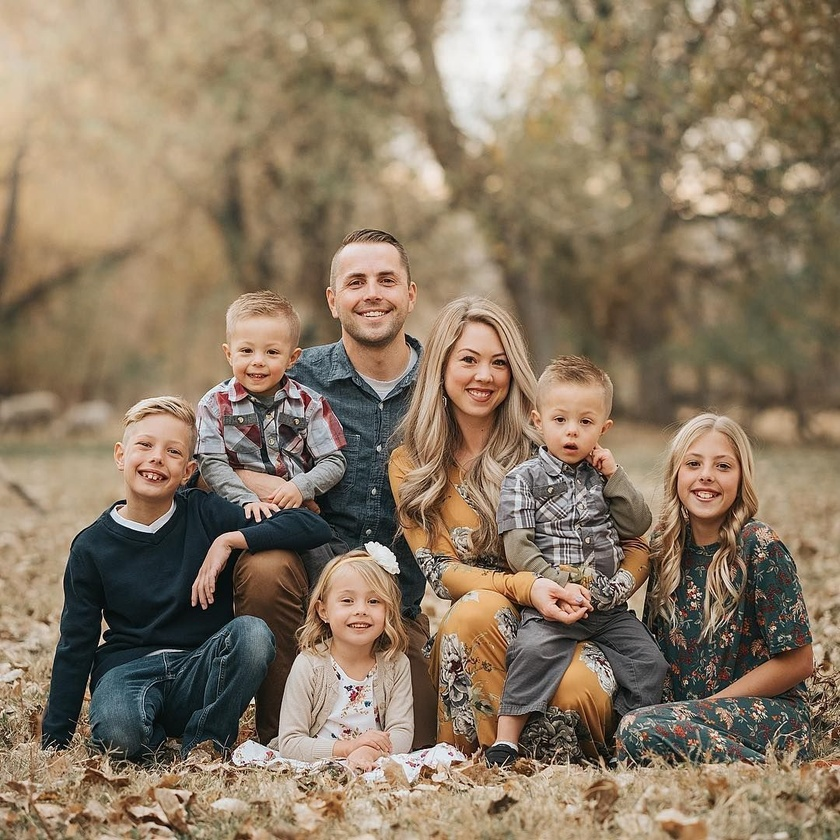
#> input picture 14-8-2024/a.jpg, 840 x 840 px, shrunk from 1080 x 1080 before the run
$ jupyter execute Untitled.ipynb
#> lines starting #> are read from the running program, lines starting #| are printed output that depends on the picture; after the words box and inside, x2 and y2 are one past the last pixel; in counts of white or black regions, pixels touching at a corner belong together
[cell 1]
#import the neccessary libraries
import cv2
import matplotlib.pyplot as plt

#load the pretrained classifier of haar cascade classifier

face_cascade = cv2.CascadeClassifier(cv2.data.haarcascades + 'haarcascade_frontalface_default.xml')

#upload an image for test
image =cv2.imread('a.jpg')
#> image is the input picture: shape (840, 840, 3); mean B, G, R 99.7, 121.6, 139.8

grey_image = cv2.cvtColor(image,cv2.COLOR_BGR2GRAY)
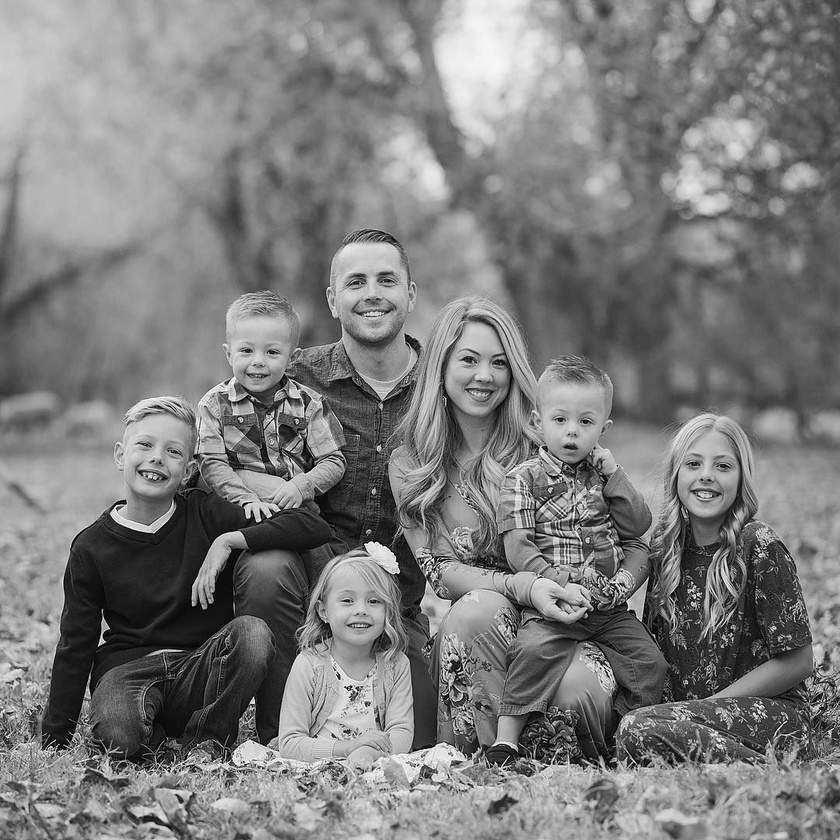
#> grey_image: shape (840, 840); min 0, max 255, mean 124.5

faces = face_cascade.detectMultiScale(grey_image,scaleFactor=1.1,minNeighbors=5,minSize=(30,30))
#> faces = [[225, 324, 68, 68], [119, 417, 76, 76], [327, 245, 89, 89], [535, 390, 74, 74], [322, 570, 75, 75], [439, 328, 84, 84], [666, 432, 81, 81], [272, 578, 162, 162]]

print(f"no of face detected:{len(faces)}")
#| no of face detected:8

for(x,y,w,h)in faces:
    cv2.rectangle(image,(x,y),(x+w,y+h),(255,0,0),2)
#> this loop made 8 passes
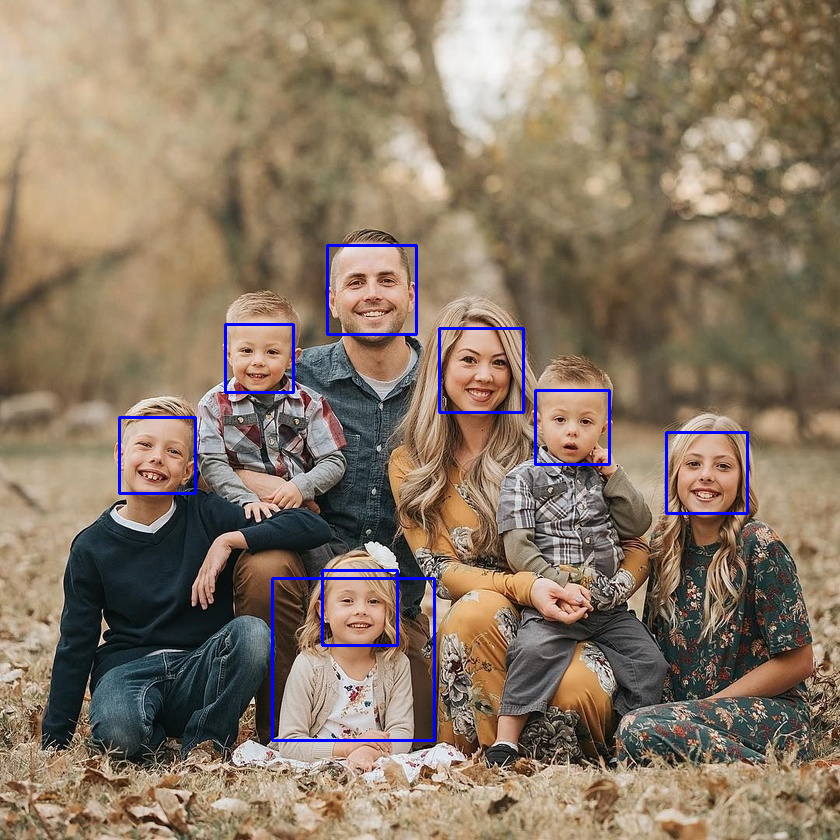
#> image: shape (840, 840, 3); 1.2% of pixels changed, all inside (x1, y1, x2, y2) = (118, 244, 749, 742)

img_rgb = cv2.cvtColor(image,cv2.COLOR_BGR2RGB)

plt.imshow(img_rgb)
plt.axis('off')
plt.show()

$ run again, with 14-8-2024/b.jpg copied over 14-8-2024/a.jpg
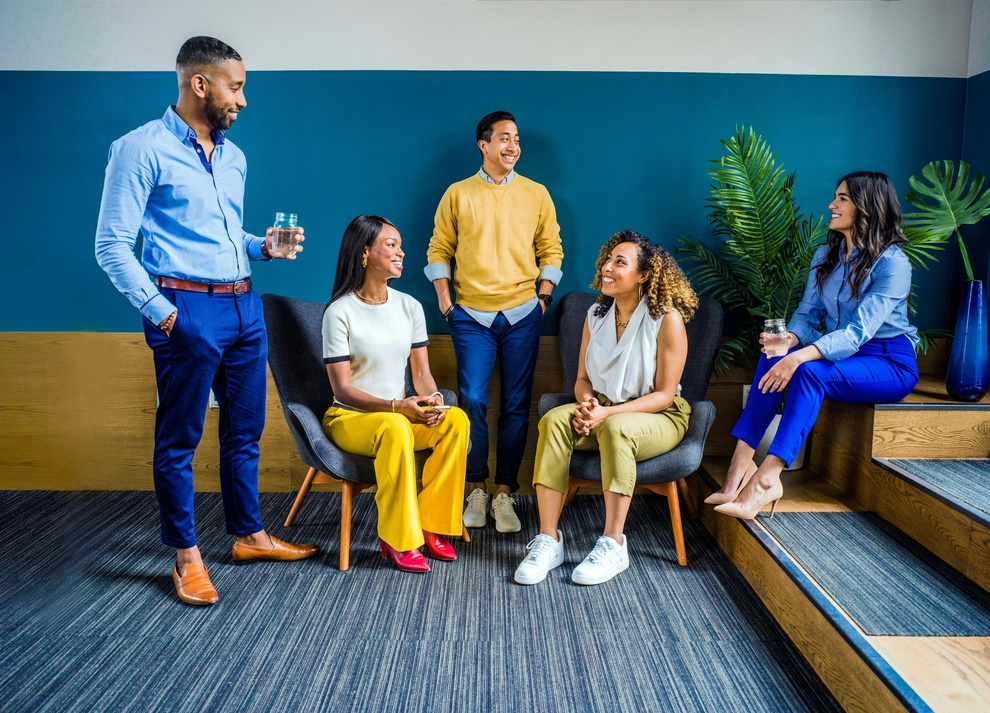
#> input picture 14-8-2024/b.jpg, 990 x 713 px, shrunk from 3600 x 2591 before the run
#> image is the input picture: shape (713, 990, 3); mean B, G, R 111.5, 105.5, 84.9
#> `grey_image = cv2.cvtColor(image,cv2.COLOR_BGR2GRAY)`:
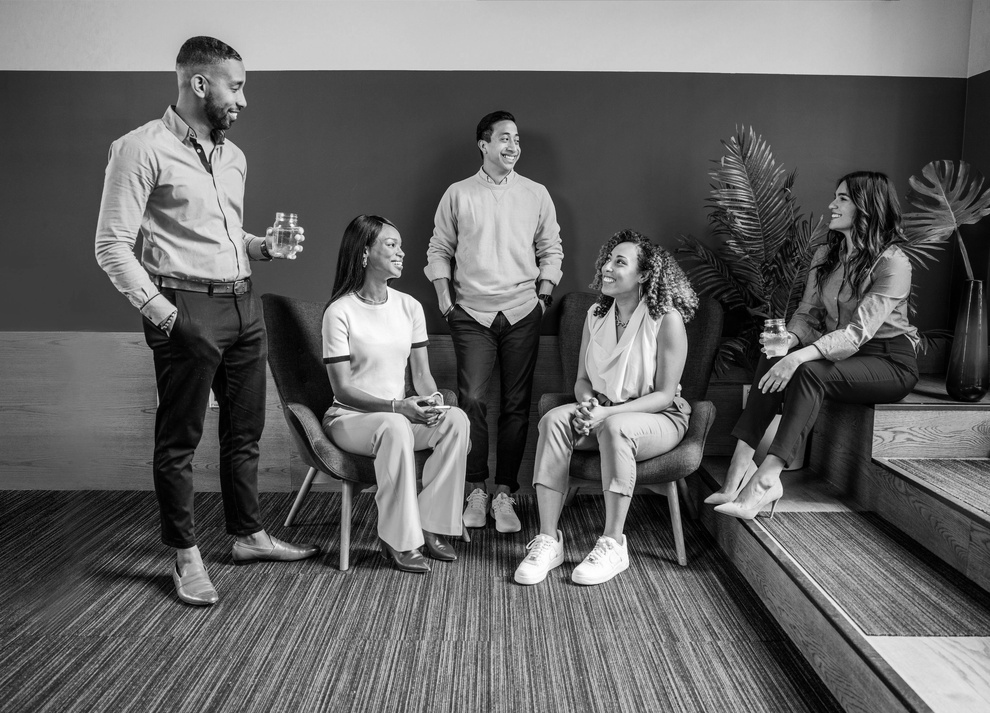
#> grey_image: shape (713, 990); min 0, max 255, mean 100
#> faces = [[485, 121, 46, 46], [364, 227, 45, 45], [554, 353, 126, 126], [318, 364, 121, 121]]
#| no of face detected:4
#> the loop `for(x,y,w,h)in faces:` made 4 passes
#> after the loop `for(x,y,w,h)in faces:`:
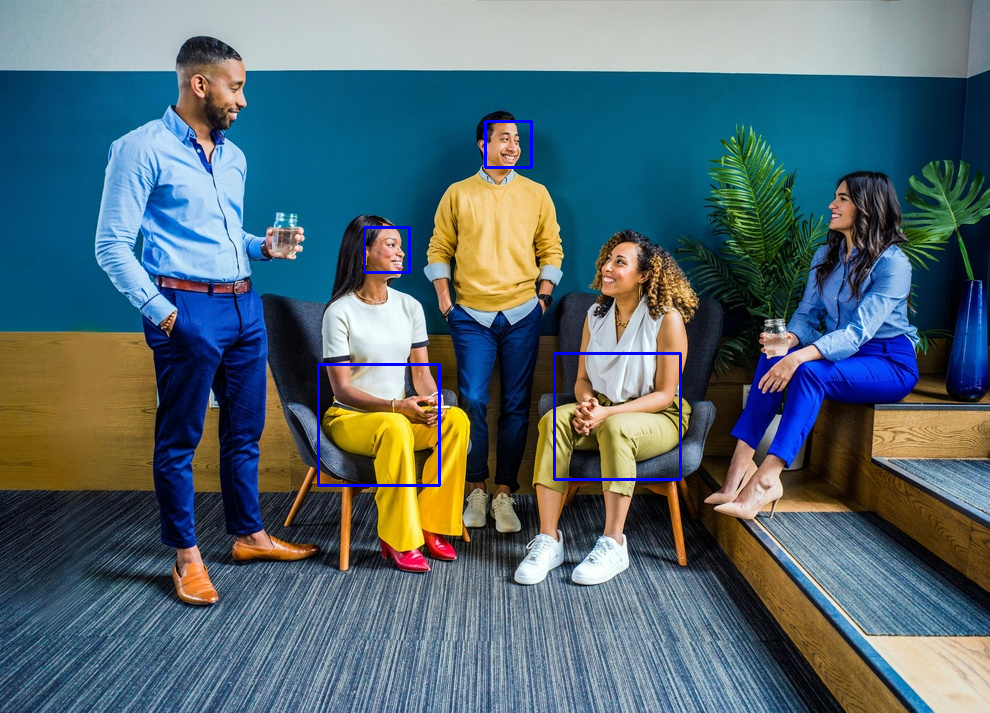
#> image: shape (713, 990, 3); 0.57% of pixels changed, all inside (x1, y1, x2, y2) = (317, 120, 682, 487)
